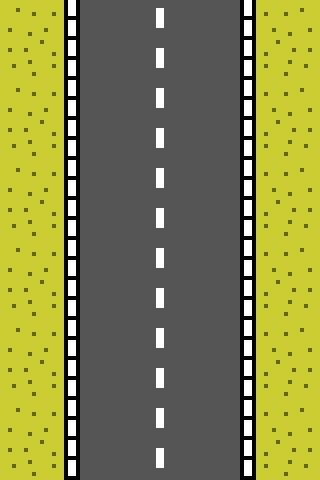

A level layout from a 2D game, rendered from its tile map. Below: a short description, then the map file with tile-grid data replaced by summaries:
An orthogonal 4x6 tile map with 80x80 px tiles, 1 tile layer (Tile Layer 1).

<map version="1.0" orientation="orthogonal" width="4" height="6" tilewidth="80" tileheight="80">
 <tileset firstgid="1" name="tiledImage" tilewidth="80" tileheight="80">
  <image source="tiledImage.png" width="480" height="160" />
 </tileset>
 <layer name="Tile Layer 1" width="4" height="6">
  <data>[24 cells, 24 non-empty, 4 distinct tile ids]</data>
 </layer>
</map>
